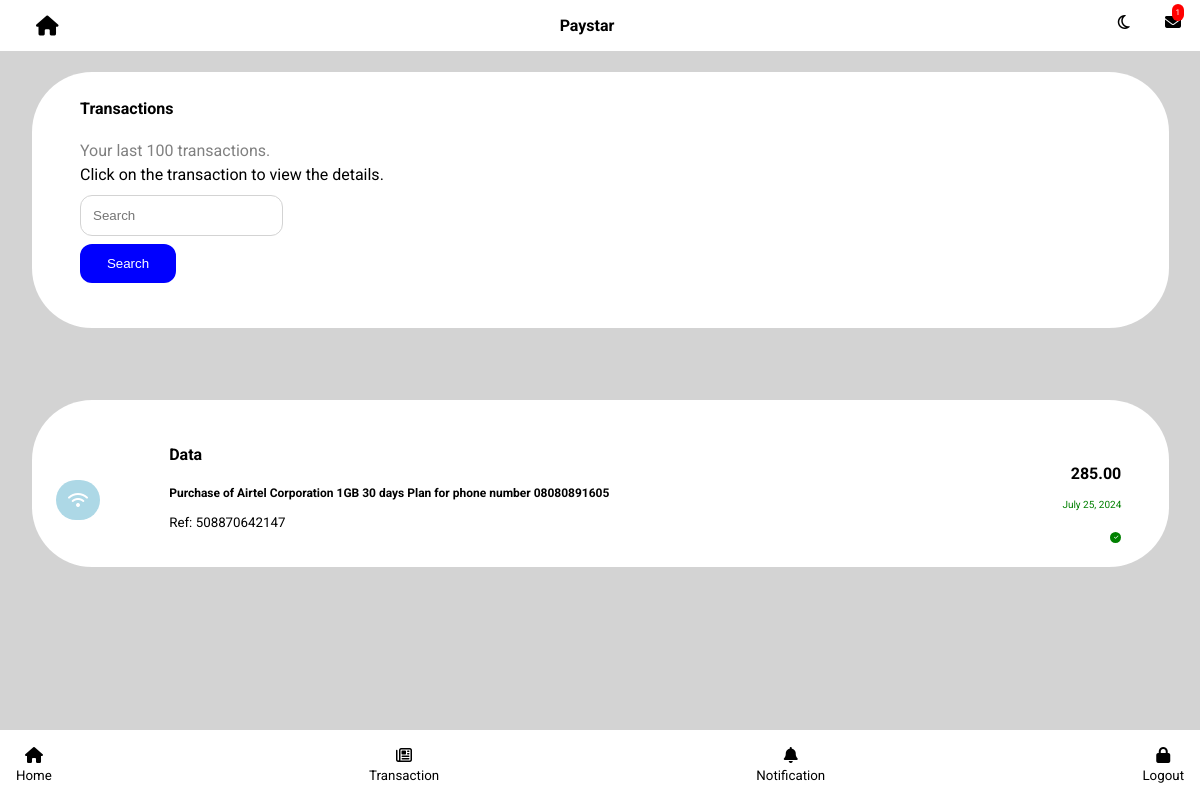
Page /history (signed in) on the earlier database version.
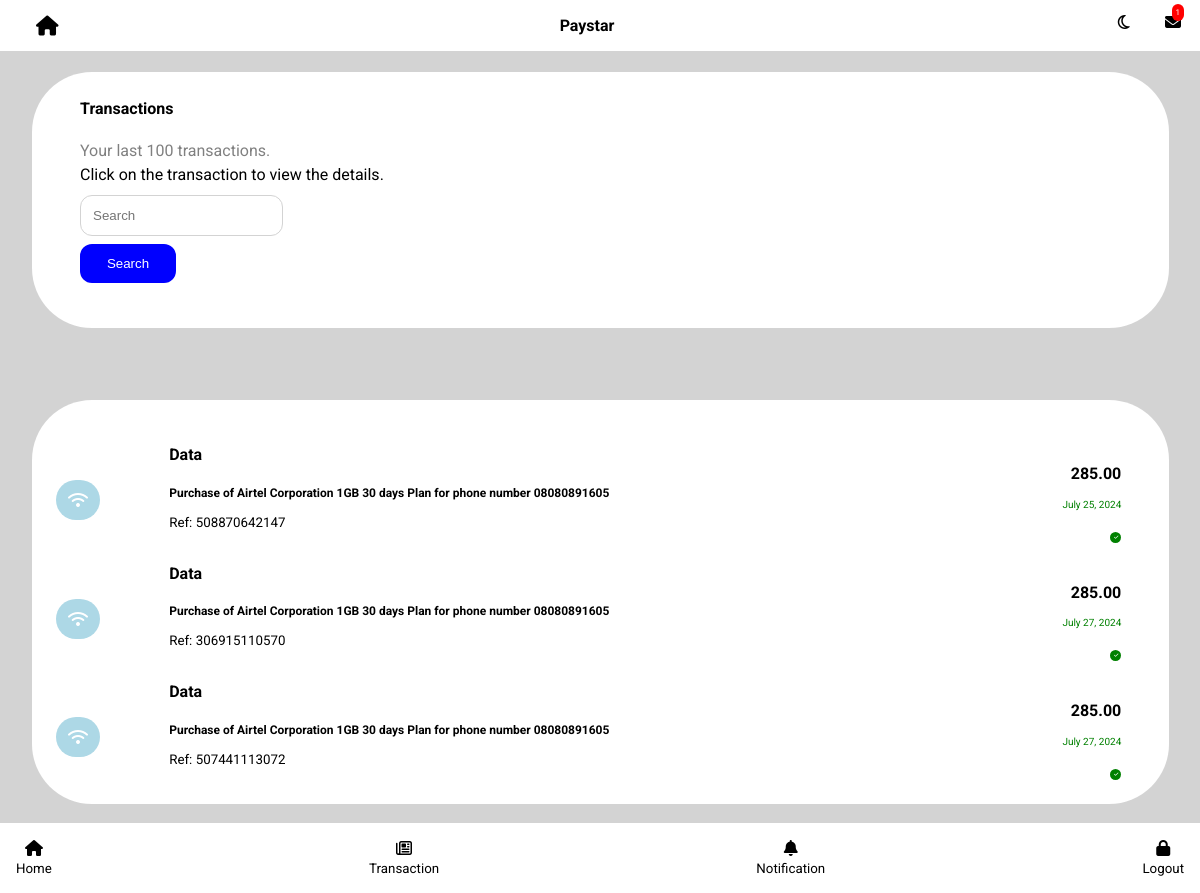
Same page on the later database version.
### myapp/models.py (models this page shows, shortened)
class Development(models.Model):
  user = models.ForeignKey(User, on_delete=models.CASCADE)
  balance = models.ForeignKey(Balance, on_delete=models.CASCADE)
  charge = models.DecimalField(max_digits=10, decimal_places=2)
  service = models.CharField(max_length=255)
  amount = models.DecimalField(max_digits=10, decimal_places=2)
  phone = models.CharField(max_length=255)
  data_amount = models.CharField(max_length=255)
  transaction_id = models.CharField(max_length=2000)
  date = models.DateField(auto_now_add=True)
  status = models.BooleanField(default=False)

### myapp/views.py (the view)
# urls.py: path("history", views.transaction_history),
@login_required
def transaction_history(request):
  is_night = None
  try:
    nightmode = UserProfiles.objects.get(user=request.user)
    is_night = nightmode.night_mode
  except Exception:
    is_night = False
  dev = Development.objects.filter(user=request.user)
  return render(request, 'transaction.html', {"nightmode":is_night, "dev": dev})

### myapp/templates/transaction.html (shortened to what this page needs)
{% extends "extenders.html" %}
 {% load static %}
 {% block toggle %}
    {% if nightmode %}
    <link href={% static "css/nightmode/transaction.css" %} rel="stylesheet">
    {% else %}
      <link href={% static "css/transaction.css" %} rel="stylesheet">
    {% endif %}
 {% endblock %}
{% block content %}
  <div class="parent-container">
    <div class="custom-search">
      <h4>Transactions</h4>
      <p class="to-grey">Your last 100 transactions.</p>
      <p class="to-red">Click on the transaction to view the details.</p>
      <form method="GET" action="/finder/">
        <input type="text" name="q" placeholder="Search" class="search"/> <br /> <br />
        <input class="submit" type="submit" value="Search" />
      </form>
    </div>
    <div class="search-result">
      {% for data in dev %}
         <a href="/myreciept/{{data.id}}" class="detail jst-content">
        <div class="for-wifi"><i class="fa fa-wifi"></i></div>
        <div class="data-wifi">
          <h4>Data</h4>
          <p class="data-desc">Purchase of {{data.data_amount}} 30 days Plan for phone number {{data.phone}}</p>
          <small>Ref: {{data.transaction_id}}</small>
        </div>
        <div class="data-amt">
          <br />
          <h4>{{data.charge}}</h4>
          <small> {{ data.date }} </small><br />
          <i id="status" class="fa fa-check"></i>
        </div>
      </a>
      {% endfor %}
    </div>
  </div>
  <br /><br /><br />
{% endblock %}

### myapp/templates/extenders.html (shortened to what this page needs)
<!Doctype html>
<html lang="en">
  <head>
    {% load static %}
    {% if nightmode %}
      <link rel="stylesheet" href={% static "css/nightmode/home.css" %} />
    {% else %}
      <link rel="stylesheet" href={% static "css/home.css" %} />
    {% endif %}
    <link rel="stylesheet" href="https://cdnjs.cloudflare.com/ajax/libs/font-awesome/4.7.0/css/font-awesome.min.css">
     {% block toggle %} {% endblock %}
  </head>
  <body>
    <div style="z-index:999999999" class="header">
      <i class="fa fa-home"></i>
      <p style="z-index:9999999"><strong class="mt-3">Paystar</strong></p>
      <div style="z-index:999999999" class="outter-head">
        <i id="darkmode" class="px fa fa-moon-o"></i>
        <i id="notify" class="fa fa-envelope"></i>
        <span class="small-modal">1</span>
      </div>
    </div>
    <div class="container-fluid">
      {% block content %} {% endblock %}
    </div>
    <div class="down-fixed" style="z-index: 9999999999">
      <div id="click1">
        <i class="fa fa-home"></i><br />
        <small>Home</small>
      </div>
      <div id="click2">
        <i class="fa fa-newspaper-o"></i><br />
        <small>Transaction</small>
      </div>
      <div id="click3">
        <i class="fa fa-bell"></i><br />
        <small>Notification</small>
      </div>
      <div id="click4">
        <i class="fa fa-lock"></i><br/>
        <small>Logout</small>
      </div>
    </div>
  </body>
</html>

### myapp/static/css/home.css (style rules this page uses)
body { background-color: lightgrey; font-family: 'Roboto', sans-serif; }
.header { z-index: 9999999999; position: fixed; top: 0; display: flex; justify-content: space-between; background-color: white; width: 100%; left:0; }
.header > * { z-index:9999999999; }
.header > i { font-size: 1.25rem; position: relative; top: 1rem; left: 3%; z-index: 999999999; }
.outter-head > .px { position: relative; left: -70%; }
.outter-head > i { font-size: 1.25; position: relative; left: -5%; top: 25%; }
.down-fixed { position: fixed; bottom: 0; background-color: white; display: flex; justify-content: space-between; width: 100%; left: 0; text-align: center; }
.down-fixed > div { text-align: center; }
.down-fixed > * { padding: 1rem; }
.container-fluid { margin-top: 4.5rem; }
.small-modal { background-color: red; color: white; padding: 0.25rem; border-radius: 2vw; position: relative; right: 1rem; font-size: 0.5rem; }

### myapp/static/css/transaction.css (style rules this page uses)
.custom-search { background-color: white; width: 92%; border-radius: 5vw; padding: 2vw; height: 13rem; color: black; margin: 2vw; margin-top: 6vw; line-height: 0.5; }
.custom-search > h4 { position: relative; top: -1vw; }
.custom-search > * { position: relative; left: 2vw; }
.custom-search > .to-grey { color: grey; }
.custom-search > .to-red { 2: red; }
form > * { padding: 0.75rem; border-radius: 0.75rem; }
form > .search { border: solid 0.5px lightgrey; }
form > .submit { background-color: blue; color: white; border: none; width: 6rem; }
.search-result { background-color: white; width: 92%; border-radius: 5vw; height: auto; padding: 2vw; color: black; margin: 2vw; margin-top: 6vw; }
.jst-content { display: flex; justify-content: space-between; text-decoration: none; color: black; }
.for-wifi > .fa-wifi { background-color: lightblue; color: white; padding:0.75rem; border-radius: 3vw; margin-top: 3.5rem; }
.data-desc { font-size: 12px; font-weight: bold; width: 60vw; color: black; }
.data-amt { text-align: right; position: relative; right: 2vw; }
.data-amt > small { color: green; font-size: 10px; position: relative; top: -0.75rem; }
#status { color: white; background-color: green; font-size: 5px; height: 5px; width: 5px; padding: 3px; border-radius: 50%; }
@media only screen and (min-width: 768px) { .data-wifi { position: relative; left: -4rem; } }

Differences in the rows shown:
added Development: data_amount "Airtel Corporation 1GB", phone "08080891605", transaction_id "306915110570", charge "285.00", date "July 27, 2024"
added Development: data_amount "Airtel Corporation 1GB", phone "08080891605", transaction_id "507441113072", charge "285.00", date "July 27, 2024"
